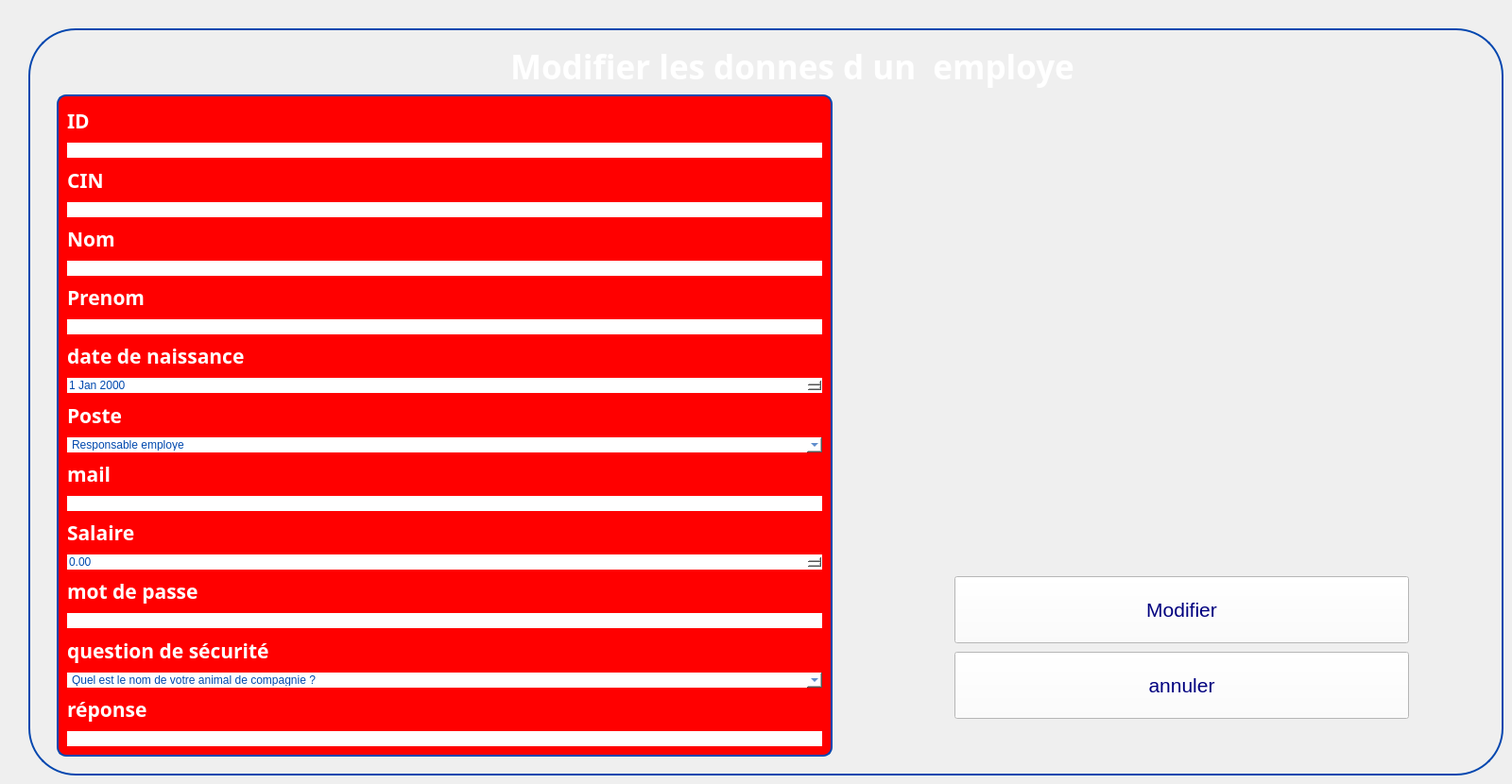
   <widget class="QWidget" name="modifieremploye">
    <widget class="QGroupBox" name="groupBox_39">
     <property name="geometry">
      <rect>
       <x>30</x>
       <y>30</y>
       <width>1561</width>
       <height>791</height>
      </rect>
     </property>
     <property name="styleSheet">
      <string notr="true">QGroupBox {
	border-radius:50px;
    border: 2px solid #0447AF; /* Red border */
}
</string>
     </property>
     <property name="title">
      <string/>
     </property>
     <widget class="QLabel" name="label_114">
      <property name="geometry">
       <rect>
        <x>190</x>
        <y>30</y>
        <width>51</width>
        <height>51</height>
       </rect>
      </property>
      <property name="text">
       <string/>
      </property>
      <property name="pixmap">
       <pixmap>../../Downloads/wetransfer_gestion-de-formations_2024-02-16_1550/icons/client.png</pixmap>
      </property>
      <property name="scaledContents">
       <bool>true</bool>
      </property>
     </widget>
     <widget class="QLabel" name="label_115">
      <property name="geometry">
       <rect>
        <x>510</x>
        <y>10</y>
        <width>671</width>
        <height>61</height>
       </rect>
      </property>
      <property name="font">
       <font>
        <family>Plus Jakarta Sans</family>
        <pointsize>26</pointsize>
        <weight>75</weight>
        <bold>true</bold>
       </font>
      </property>
      <property name="styleSheet">
       <string notr="true">color:white;
    background: transparent;
</string>
      </property>
      <property name="text">
       <string>Modifier les donnes d un  employe</string>
      </property>
     </widget>
     <widget class="QGroupBox" name="verticalGroupBox_13">
      <property name="geometry">
       <rect>
        <x>30</x>
        <y>70</y>
        <width>821</width>
        <height>701</height>
       </rect>
      </property>
      <property name="styleSheet">
       <string notr="true">	border-radius:10px;
color:white;
background-color: rgb(255, 0, 0);</string>
      </property>
      <layout class="QVBoxLayout" name="verticalLayout_18">
       <item>
        <widget class="QLabel" name="label_174">
         <property name="font">
          <font>
           <family>Gill Sans MT</family>
           <pointsize>16</pointsize>
           <weight>75</weight>
           <bold>true</bold>
          </font>
         </property>
         <property name="styleSheet">
          <string notr="true">color:white;</string>
         </property>
         <property name="text">
          <string>ID</string>
         </property>
        </widget>
       </item>
       <item>
        <widget class="QLineEdit" name="lineEdit_idemploye_3">
         <property name="styleSheet">
          <string notr="true">color:rgb(0,73,174);
background:white;</string>
         </property>
         <property name="readOnly">
          <bool>true</bool>
         </property>
        </widget>
       </item>
       <item>
        <widget class="QLabel" name="label_175">
         <property name="font">
          <font>
           <family>Gill Sans MT</family>
           <pointsize>16</pointsize>
           <weight>75</weight>
           <bold>true</bold>
          </font>
         </property>
         <property name="styleSheet">
          <string notr="true">color:white;</string>
         </property>
         <property name="text">
          <string>CIN</string>
         </property>
        </widget>
       </item>
       <item>
        <widget class="QLineEdit" name="lineEdit_cin_3">
         <property name="styleSheet">
          <string notr="true">color:rgb(0,73,174);
background:white;</string>
         </property>
        </widget>
       </item>
       <item>
        <widget class="QLabel" name="label_176">
         <property name="font">
          <font>
           <family>Gill Sans MT</family>
           <pointsize>16</pointsize>
           <weight>75</weight>
           <bold>true</bold>
          </font>
         </property>
         <property name="styleSheet">
          <string notr="true">color:white;</string>
         </property>
         <property name="text">
          <string>Nom</string>
         </property>
        </widget>
       </item>
       <item>
        <widget class="QLineEdit" name="lineEdit_nom_4">
         <property name="styleSheet">
          <string notr="true">color:rgb(0,73,174);
background:white;</string>
         </property>
        </widget>
       </item>
       <item>
        <widget class="QLabel" name="label_177">
         <property name="font">
          <font>
           <family>Gill Sans MT</family>
           <pointsize>16</pointsize>
           <weight>75</weight>
           <bold>true</bold>
          </font>
         </property>
         <property name="styleSheet">
          <string notr="true">color:white;</string>
         </property>
         <property name="text">
          <string>Prenom</string>
         </property>
        </widget>
       </item>
       <item>
        <widget class="QLineEdit" name="lineEdit_prenom_3">
         <property name="styleSheet">
          <string notr="true">color:rgb(0,73,174);
background:white;</string>
         </property>
        </widget>
       </item>
       <item>
        <widget class="QLabel" name="label_178">
         <property name="font">
          <font>
           <family>Gill Sans MT</family>
           <pointsize>16</pointsize>
           <weight>75</weight>
           <bold>true</bold>
          </font>
         </property>
         <property name="styleSheet">
          <string notr="true">color:white;</string>
         </property>
         <property name="text">
          <string>date de naissance</string>
         </property>
        </widget>
       </item>
       <item>
        <widget class="QDateEdit" name="dateEdit_employe_3">
         <property name="styleSheet">
          <string notr="true">color:rgb(0,73,174);
background:white;</string>
         </property>
        </widget>
       </item>
       <item>
        <widget class="QLabel" name="label_179">
         <property name="font">
          <font>
           <family>Gill Sans MT</family>
           <pointsize>16</pointsize>
           <weight>75</weight>
           <bold>true</bold>
          </font>
         </property>
         <property name="styleSheet">
          <string notr="true">color:white;</string>
         </property>
         <property name="text">
          <string>Poste</string>
         </property>
        </widget>
       </item>
       <item>
        <widget class="QComboBox" name="comboBox_poste_3">
         <property name="styleSheet">
          <string notr="true">color:rgb(0,73,174);
background:white;</string>
         </property>
         <item>
          <property name="text">
           <string>Responsable employe</string>
          </property>
         </item>
         <item>
          <property name="text">
           <string>Responsable projets</string>
          </property>
         </item>
         <item>
          <property name="text">
           <string>Responsable salles</string>
          </property>
         </item>
         <item>
          <property name="text">
           <string>Responsable équipements</string>
          </property>
         </item>
         <item>
          <property name="text">
           <string>Responsable formation</string>
          </property>
         </item>
         <item>
          <property name="text">
           <string>Responsable client</string>
          </property>
         </item>
        </widget>
       </item>
       <item>
        <widget class="QLabel" name="label_184">
         <property name="font">
          <font>
           <family>Gill Sans MT</family>
           <pointsize>16</pointsize>
           <weight>75</weight>
           <bold>true</bold>
          </font>
         </property>
         <property name="styleSheet">
          <string notr="true">color:white;</string>
         </property>
         <property name="text">
          <string>mail</string>
         </property>
        </widget>
       </item>
       <item>
        <widget class="QLineEdit" name="lineEdit_mail_3">
         <property name="styleSheet">
          <string notr="true">color:rgb(0,73,174);
background:white;</string>
         </property>
        </widget>
       </item>
       <item>
        <widget class="QLabel" name="label_185">
         <property name="font">
          <font>
           <family>Gill Sans MT</family>
           <pointsize>16</pointsize>
           <weight>75</weight>
           <bold>true</bold>
          </font>
         </property>
         <property name="styleSheet">
          <string notr="true">color:white;</string>
         </property>
         <property name="text">
          <string>Salaire</string>
         </property>
        </widget>
       </item>
       <item>
        <widget class="QDoubleSpinBox" name="doubleSpinBox_salaire_3">
         <property name="styleSheet">
          <string notr="true">color:rgb(0,73,174);
background:white;</string>
         </property>
        </widget>
       </item>
       <item>
        <widget class="QLabel" name="label_169">
         <property name="font">
          <font>
           <family>Gill Sans MT</family>
           <pointsize>16</pointsize>
           <weight>75</weight>
           <bold>true</bold>
          </font>
         </property>
         <property name="styleSheet">
          <string notr="true">color:white;</string>
         </property>
         <property name="text">
          <string>mot de passe</string>
         </property>
        </widget>
       </item>
       <item>
        <widget class="QLineEdit" name="lineEdit_mdp_2">
         <property name="styleSheet">
          <string notr="true">color:rgb(0,73,174);
background:white;</string>
         </property>
        </widget>
       </item>
       <item>
        <widget class="QLabel" name="label_167">
         <property name="font">
          <font>
           <family>Gill Sans MT</family>
           <pointsize>16</pointsize>
           <weight>75</weight>
           <bold>true</bold>
          </font>
         </property>
         <property name="styleSheet">
          <string notr="true">color:white;</string>
         </property>
         <property name="text">
          <string>question de sécurité</string>
         </property>
        </widget>
       </item>
       <item>
        <widget class="QComboBox" name="comboBox_question_2">
         <property name="styleSheet">
          <string notr="true">color:rgb(0,73,174);
background:white;</string>
         </property>
         <item>
          <property name="text">
           <string>Quel est le nom de votre animal de compagnie ?</string>
          </property>
         </item>
         <item>
          <property name="text">
           <string>Quel est le prenom de votre meilleur(e) ami(e) d'enfance ?</string>
          </property>
         </item>
         <item>
          <property name="text">
           <string>Quel est le nom de jeune fille de votre mere ?</string>
          </property>
         </item>
         <item>
          <property name="text">
           <string>Dans quelle ville etes-vous ne(e) ?</string>
          </property>
         </item>
         <item>
          <property name="text">
           <string>Quelle est votre chanson preferee ?</string>
          </property>
         </item>
         <item>
          <property name="text">
           <string>Quel est votre plat prefere ?</string>
          </property>
         </item>
         <item>
          <property name="text">
           <string>Quel est le nom de votre premier professeur ?</string>
          </property>
         </item>
         <item>
          <property name="text">
           <string>Quelle est votre destination de vacances de reve ?</string>
          </property>
         </item>
         <item>
          <property name="text">
           <string>Quel est le modele de votre première voiture ?</string>
          </property>
         </item>
         <item>
          <property name="text">
           <string>Quel est le nom de votre grand-pere maternel ?</string>
          </property>
         </item>
        </widget>
       </item>
       <item>
        <widget class="QLabel" name="label_168">
         <property name="font">
          <font>
           <family>Gill Sans MT</family>
           <pointsize>16</pointsize>
           <weight>75</weight>
           <bold>true</bold>
          </font>
         </property>
         <property name="styleSheet">
          <string notr="true">color:white;</string>
         </property>
         <property name="text">
          <string>réponse</string>
         </property>
        </widget>
       </item>
       <item>
        <widget class="QLineEdit" name="lineEdit_reponse_2">
         <property name="styleSheet">
          <string notr="true">color:rgb(0,73,174);
background:white;</string>
         </property>
        </widget>
       </item>
      </layout>
     </widget>
     <widget class="QPushButton" name="pushButton_ajouteremploye_2">
      <property name="geometry">
       <rect>
        <x>980</x>
        <y>580</y>
        <width>481</width>
        <height>71</height>
       </rect>
      </property>
      <property name="font">
       <font>
        <pointsize>16</pointsize>
       </font>
      </property>
      <property name="styleSheet">
       <string notr="true">background-color: rgb(255, 255, 255);
color: rgb(0, 0, 127);
background:white;</string>
      </property>
      <property name="text">
       <string>Modifier</string>
      </property>
      <property name="icon">
       <iconset resource="ressource.qrc">
        <normaloff>:/image/image (3).png</normaloff>:/image/image (3).png</iconset>
      </property>
     </widget>
     <widget class="QPushButton" name="pushButton_annulermodif">
      <property name="geometry">
       <rect>
        <x>980</x>
        <y>660</y>
        <width>481</width>
        <height>71</height>
       </rect>
      </property>
      <property name="font">
       <font>
        <pointsize>16</pointsize>
       </font>
      </property>
      <property name="styleSheet">
       <string notr="true">background-color: rgb(255, 255, 255);
color: rgb(0, 0, 127);
background:white;</string>
      </property>
      <property name="text">
       <string>annuler</string>
      </property>
      <property name="icon">
       <iconset resource="ressource.qrc">
        <normaloff>:/image/image (4).png</normaloff>:/image/image (4).png</iconset>
      </property>
     </widget>
    </widget>
   </widget>
